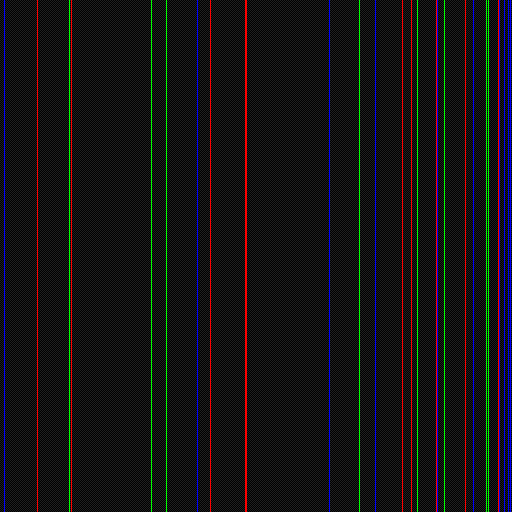
Frame 1 (no input)
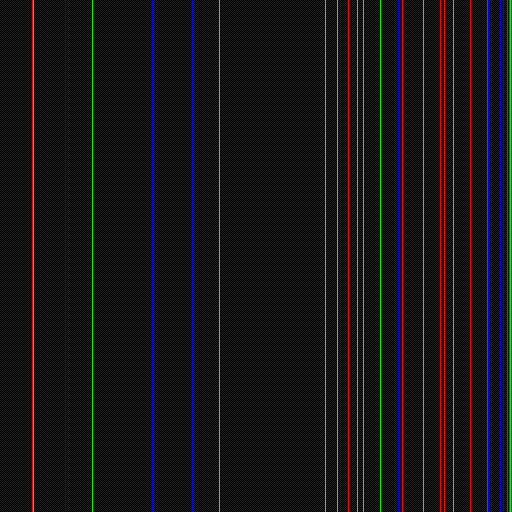
Frame 60 (the mouse pressed at the canvas centre just before this capture)
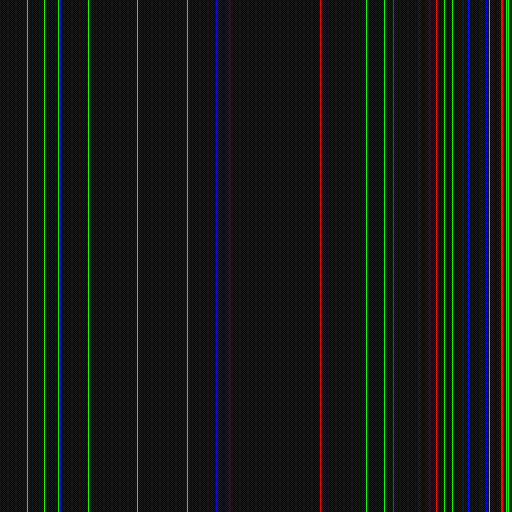
Frame 120 (the mouse held since frame 60 and released just before this capture)

The Processing sketch that drew these frames (run headless with seeded random() and noise(); from frame 60 on, the mouse is pressed at the canvas centre):

// Processing sketch: processing_74603
// ── processing_74603.pde

color
  lcd0 = color(255, 0, 0),
  lcd1 = color(0, 255, 0),
  lcd2 = color(0, 0, 255),
  gray = color(32),
  black = color(0);

void setup() {
  size(512, 512);
  noSmooth();
}

void draw() {
  background(0);
  strokeWeight(0);
  randomSeed(0);
  loadPixels();
  int n = width * height;
  for(int i = 0; i < n; i++) {
    int row = i / width;
    pixels[i] = (row % 2 == 0) ?
      (i % 2 == 0 ? gray : black) :
      (i % 2 == 0 ? black : gray);
  }
  updatePixels();
  for(int i = 0; i < 32; i++) {
    float offset = frameCount + random(0, 10000);
    float speed = random(100, 5000);
    float x = map(sin(offset / speed), -1, 1, 0, width);
    verticalSubpixel(x);
  }
}

void verticalSubpixel(float x) {
  switch(int(x * 3) % 3) {
    case 0: stroke(lcd0); break;
    case 1: stroke(lcd1); break;
    case 2: stroke(lcd2); break;
  }
  line(x, 0, x, height);
}
